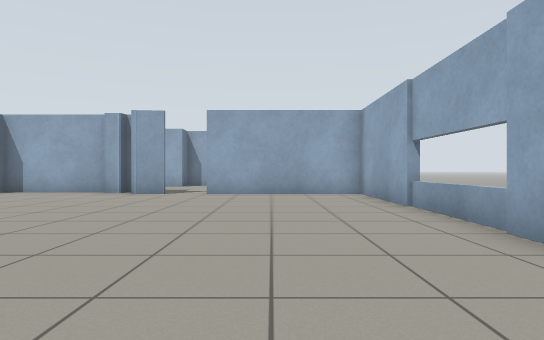
View 1 (above)

16 first-person views from a walk through a world built for the Gazebo simulator. The camera is 0.72 m above the floor, looks level and sees 75° across. The floor is counted in squares, 1 m on a side. Each view is taken from the middle of a square. On the plan, view 1 faces up. The plan holds only what a view shows up to about 11 squares ahead; the rest is blank.

View 2
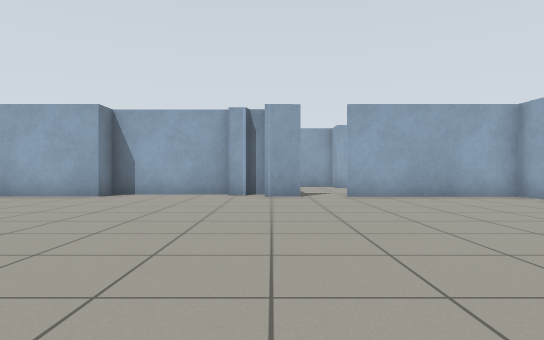

View 3
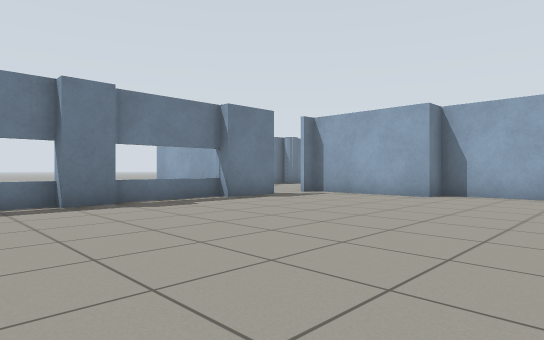

View 4
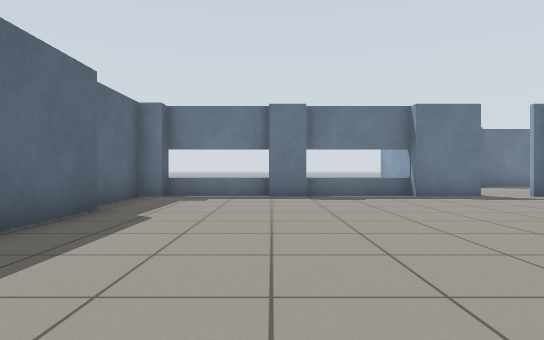

View 5
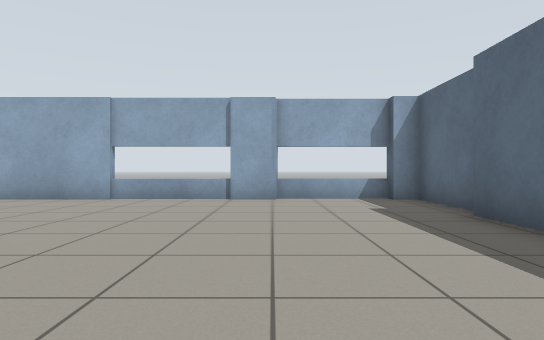

View 6
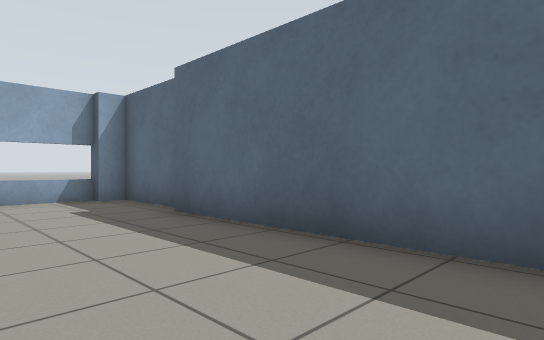

View 7
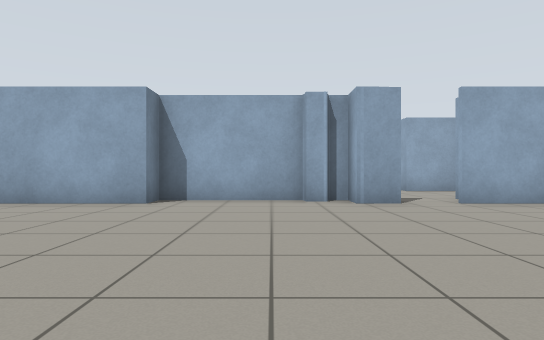

View 8
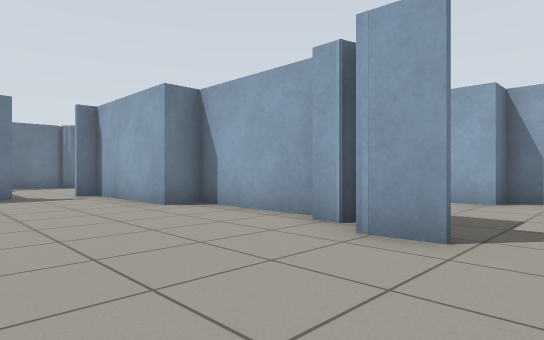

View 9
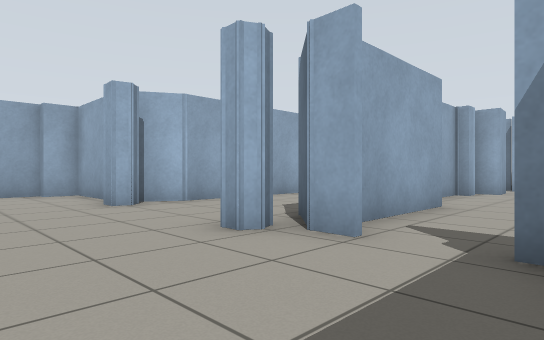

View 10
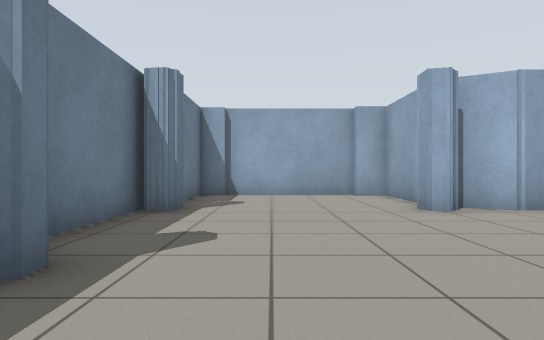

View 11
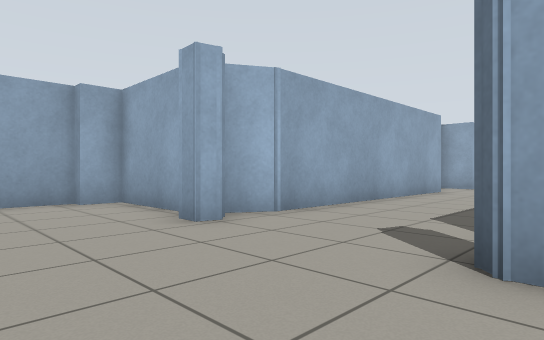

View 12
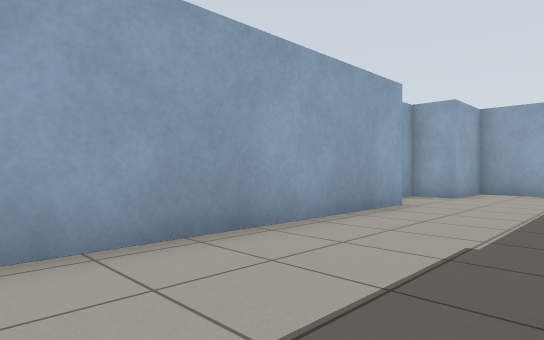

View 13
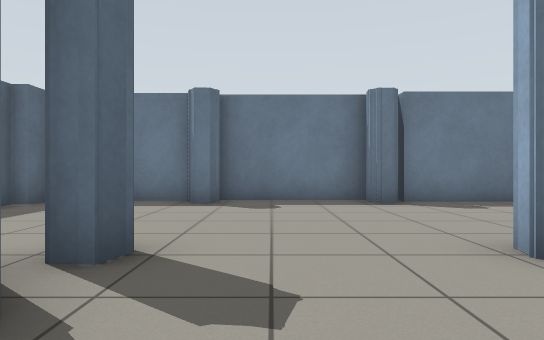

View 14
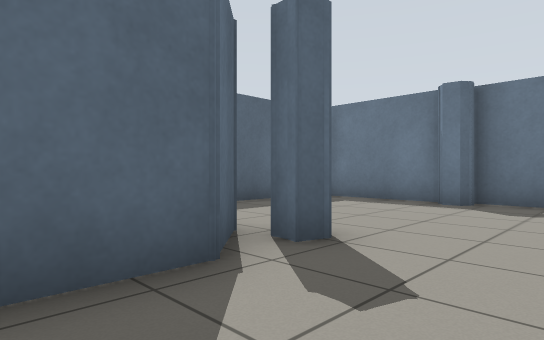

View 15
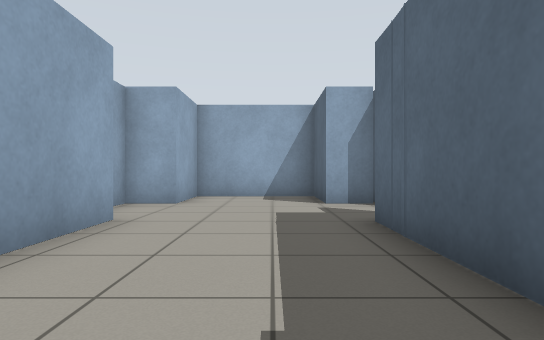

View 16
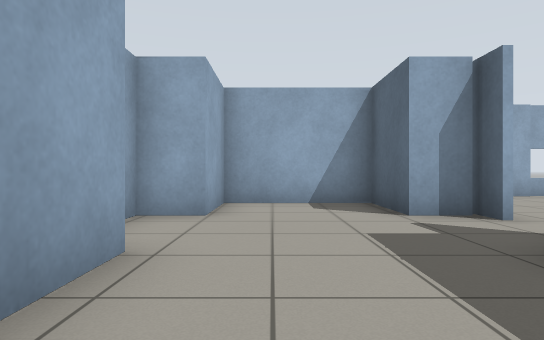

### Floor plan
Points are (right, up) in squares from view 1. A wall is a line through its corners. A room is listed if a view was taken in it or the views show most of it. See-through windows are left out.
Room 1 (views 1, 2, 3, 4, 5, 6, 7, 8)
walls: (-5.6, -0.2) (-0.4, -0.2); (-3.1, 10.6) (-4.2, 10.6) (-4.2, 11.4) (-4.7, 11.4); (-4.7, 11) (-5.3, 11.2); (-4.6, 11.1) (-5.2, 11.1); (-5.2, 11.4) (-8.7, 11.4) (-8.7, 10.6) (-12.5, 10.6) (-12.5, 10); (-9.5, -0.2) (-7.1, -0.2); (0.1, -0.5) (2.7, -0.5) (2.7, 0.1); (-12.5, 4) (-12.5, 2.9); (2.7, 2.9) (2.7, 10.6) (-2, 10.6); (-12.9, 7) (-12.9, 3.9); (-12.9, 2.9) (-12.9, 0.1); (-12.5, 8.6) (-12.5, 7); (-12.5, 0.1) (-12.5, -0.5) (-10.1, -0.5); (-12.8, 10) (-12.8, 10.6); (2.9, 0.1) (2.9, 2.9)
ways out: opening at (-13, 9.5) to room 2; opening at (-2.5, 10) to room 2
Room 2 (views 9, 10, 11, 12, 13, 14, 15, 16)
walls: (-12.8, 15.1) (-13.3, 15.2) (-13.3, 15.6); (-12.7, 11.7) (-12.8, 11) (-13.3, 11.3) (-13.3, 11.8) (-12.7, 11.7); (-12.8, 16.5) (-12.8, 18.9); (-12.8, 10.6) (-11.7, 11.7) (-10.2, 11.7); (-7.2, 11.7) (-4, 11.7); (-13.6, 18.9) (-13.6, 19.3) (-17.4, 19.3); (-17.7, 15.3) (-18.1, 15.3); (-17.7, 15.9) (-17.7, 15.3) (-17.9, 15.1); (-18.4, 15.6) (-18.4, 11.6); (-18.2, 11.1) (-18.2, 8.1); (-17.3, 18.9) (-18.2, 18.9) (-18.2, 16); (-17.9, 8) (-17.3, 8) (-17.3, 7.6) (-15.2, 7.6); (-2, 10.7) (-0.9, 10.7); (-1.4, 10.8) (-1.4, 11.8) (0.7, 11.8) (0.7, 15) (-1.4, 15) (-1.4, 16.1) (-3.9, 16.1) (-3.9, 15.3) (-11.6, 15.3) (-12.5, 15.8)
ways out: opening at (-13, 9.5) to room 1; opening at (-2.5, 10) to room 1

Positions as (right, up) in squares from view 1, and headings:
1: (0, 0), facing up
2: (-4, 1), facing up
3: (-5, 1), facing up-left
4: (-3, 3), facing left
5: (-6, 3), facing right
6: (-6, 3), facing down-right
7: (-6, 3), facing up
8: (-2, 7), facing up-left
9: (-16, 8), facing up-right
10: (-16, 9), facing up
11: (-16, 11), facing up-right
12: (-11, 12), facing up-right
13: (-10, 13), facing left
14: (-10, 14), facing down-left
15: (-9, 13), facing right
16: (-7, 14), facing right
